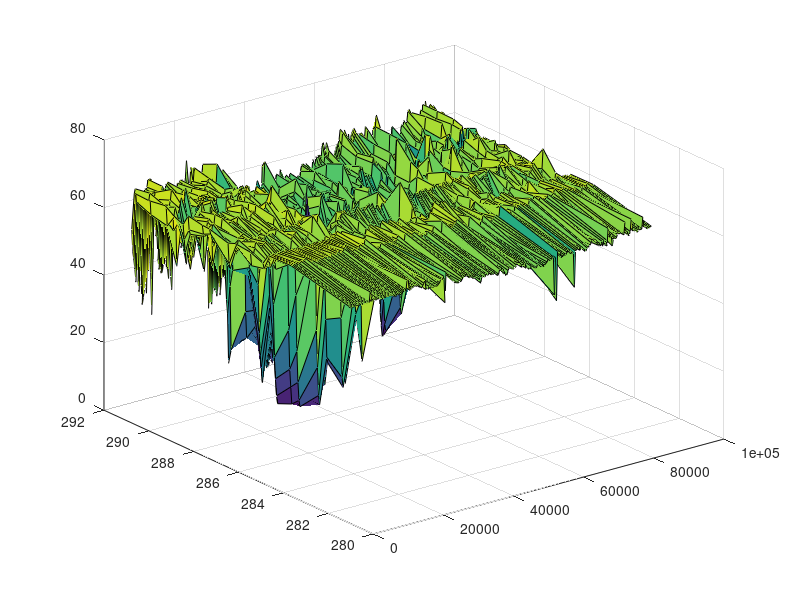

Source code (MATLAB):
%% load both PEMS and Chengju data to plot
clear all;
load ('SR99N_Sep_18_2014_pems.mat');

pems_ids = cell2mat(pemsoutput(:,7));
pm = cell2mat(pemsoutput(:, 5));
lane = cell2mat(pemsoutput(:, 9));
type = pemsoutput(:, 10);
for i=1:length(detectorID)
    id = detectorID(i, 1);
    row = pems_ids(:,1)==id;
    if sum(row) >0 && strcmp(type(row, 1), 'Mainline')
        pm_temp = pm(row, 1);
        lane_temp = lane(row, 1);
        detectorID(i, 2) = pm_temp;
        detectorID(i, 3) = lane_temp;
    end
end

% get detector reordered by pm
lane_id  = 2;
flow = flow(:, detectorID(:, 3)== lane_id & detectorID(:, 2)>0);
speed = speed(:, detectorID(:, 3)== lane_id & detectorID(:, 2)>0);
detectorID = detectorID(detectorID(:, 3)== lane_id & detectorID(:, 2)>0,:);
[~, index] = sort(detectorID(:, 2));
detectorID = detectorID(index,:);

%find lane 1 detector and merging into one matrix
speed_surface = zeros(length(tAbs), 1);
index_good=1;
data = speed;
for i=1:length(detectorID)
    if sum(data(:, index(i,1)))>0
        speed_surface(:, index_good) = data(:, index(i, 1));
        mp_surface(index_good) = detectorID(i, 2);
        index_good = index_good+1;
    end
end

surf(tSec, mp_surface, speed_surface');





